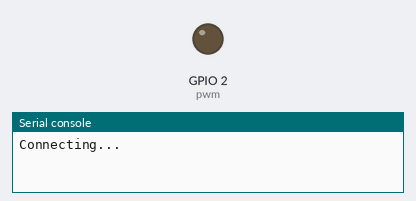
A program run on a simulated ESP32 board running MicroPython. Parts: output pins drawn as LEDs (lit = HIGH), the last lines printed to the serial console. WiFi joins after 1.5 s. At 2.0 s the program stops and its outputs stay as they are.

Above: at 0.1 s.
At 2.1 s:
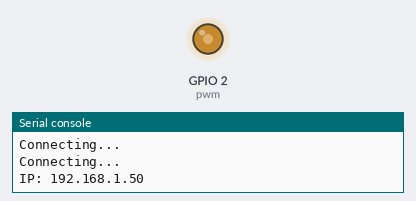
Timing chart, 0 to 3.5 s (numbered marks = the images above):
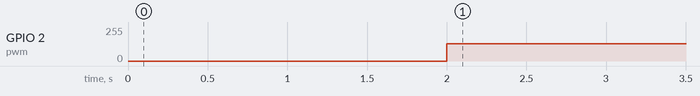

Measured:
- by itself, GPIO 2 (pwm): 0/255 → 128/255 at 2.0 s

The program:

show_ip.py
```python
import network
import machine
import time

# WiFi 名称和密码
ssid = "Yi"
password = "88889999"

# 连接 WiFi
wlan = network.WLAN(network.STA_IF)
wlan.active(True)
wlan.connect(ssid, password)

# 等待连接成功
while not wlan.isconnected():
    print("Connecting...")
    time.sleep(1)

# 显示 ESP32 的 IP 地址
ip = wlan.ifconfig()[0]
print("IP:", ip)

# 启动一个 PWM 输出，可以用于控制 LED 亮度等
pwm = machine.PWM(machine.Pin(2), duty=512)
```
